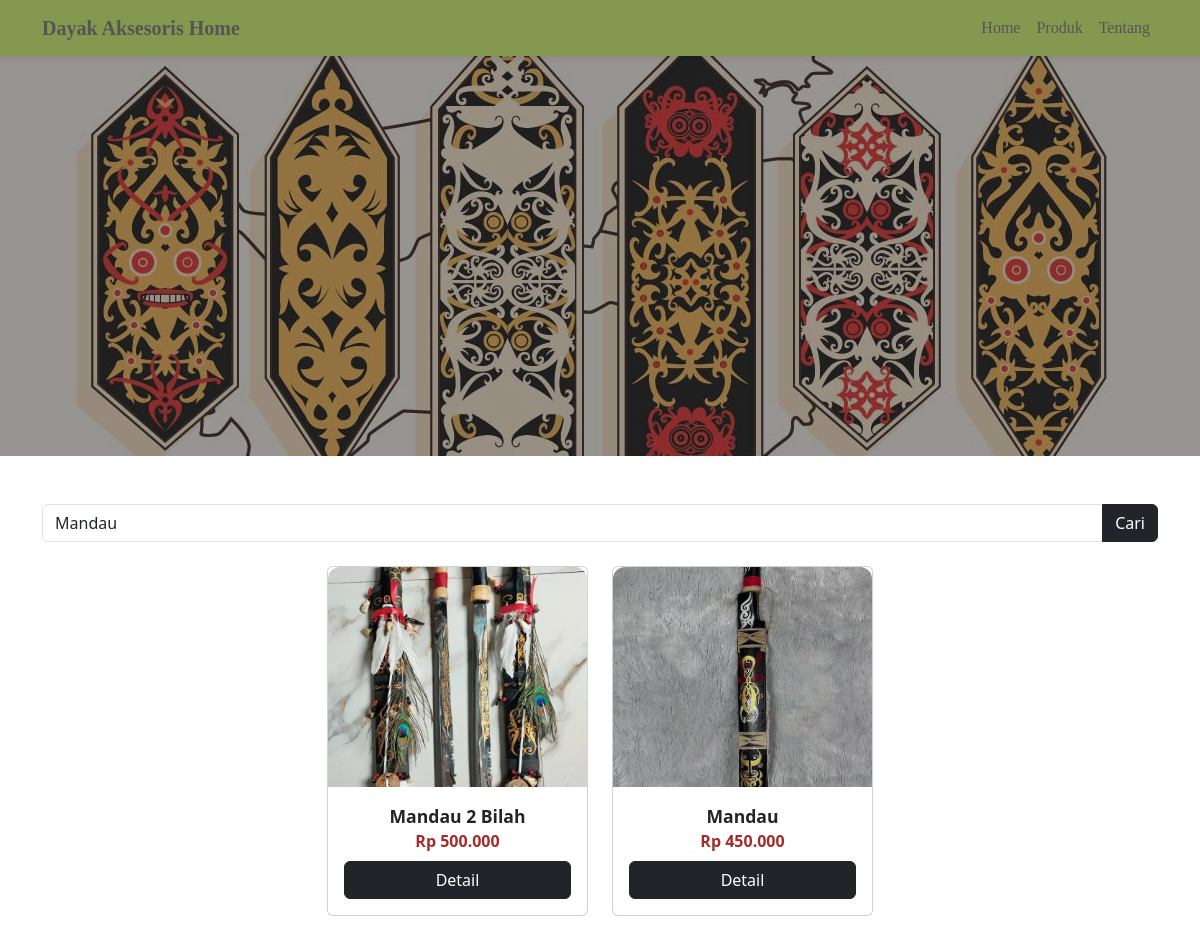
/produk.php?cari=Mandau, run on the app's committed database.
### tables this page shows
CREATE TABLE `produk` (
  `id` int(11) NOT NULL,
  `kategori_id` int(11) NOT NULL,
  `nama` varchar(255) NOT NULL,
  `harga` double NOT NULL,
  `foto` varchar(255) DEFAULT NULL,
  `detail` text DEFAULT NULL,
  `ketersediaan_stok` enum('habis','tersedia') DEFAULT 'tersedia'
);

### produk.php (the view, shortened to what this page needs)
<?php
require "koneksi.php";
$cari = isset($_GET['cari']) ? $_GET['cari'] : '';
$queryProduk = "SELECT * FROM produk WHERE 1=1";
if (!empty($cari)) {
    $queryProduk .= " AND nama LIKE '%$cari%'";
}
$queryProduk .= " ORDER BY id DESC";
$produk = mysqli_query($mysqli, $queryProduk);
?>
<!DOCTYPE html>
<html lang="en">
<head>
<link rel="stylesheet" href="bootstrap/bootstrap-5.0.2-dist/css/bootstrap.min.css">
<link rel="stylesheet" href="fontawesome/css/all.min.css">
<link rel="stylesheet" href="css/style.css">
</head>
<body>
<?php require "navbar.php"; ?>
<div class="container-fluid banner-produk d-flex align-items-center">
    <div class="container">
    </div>
</div>
<div class="container mt-5 mb-5">
    <form method="GET" class="mb-4">
        <div class="input-group">
            <input type="text" name="cari" class="form-control" placeholder="Cari produk..."
                value="<?= isset($_GET['cari']) ? $_GET['cari'] : '' ?>">
            <button class="btn btn-dark" type="submit">Cari</button>
        </div>
    </form>
    <div class="row g-4 justify-content-center">
        <?php while($row = mysqli_fetch_array($produk)){ ?>
        <div class="col-sm-6 col-md-4 col-lg-3 mb-3">
            <div class="card product-card">
                <img src="image/<?= $row['foto'] ?>" class="product-img" alt="<?= $row['nama'] ?>">
                <div class="card-body text-center">
                    <div class="product-title"><?= $row['nama'] ?></div>
                    <div class="product-price">Rp <?= number_format($row['harga'],0,',','.') ?></div>
                    <a href="produk-detail.php?p=<?= $row['id'] ?>" class="btn btn-dark mt-2 w-100">Detail</a>
                </div>
            </div>
        </div>
        <?php } ?>
    </div>
</div>
</body>
</html>

### style.css (style rules this page uses)
body { font-family: "Times New Roman", Times, serif; margin: 0; padding: 0; }
.banner-produk { height: 50vh; background: linear-gradient(rgba(0,0,0,0.4), rgba(0,0,0,0.4)), url('../image/dayak-tribal-motif-vector.jpg'); background-position: 50% 45%; font-family: "Times New Roman", Times, serif; text-shadow: 1px 1px 5px rgba(0,0,0,0.6); }

### produk.php (style rules this page uses)
.product-card { border-radius: 12px; transition: .3s; }
.product-img { height: 220px; object-fit: cover; border-radius: 12px 12px 0 0; }
.product-title { font-weight: bold; font-size: 1.1rem; }
.product-price { color: #a52a2a; font-weight: bold; }

### data on the page
produk: foto (picture), nama "Mandau 2 Bilah", harga "500.000"
produk: foto (picture), nama "Mandau", harga "450.000"
